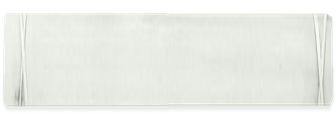
#> input picture mods/ink-chrome/art/bamboo-v17-112.png, 336 x 120 px, given in place of D2-generated-original.png, which was not available
$ python trace_generated_ink.py
#> lines starting #> are read from the running program, lines starting #| are printed output that depends on the picture; after the words box and inside, x2 and y2 are one past the last pixel; in counts of white or black regions, pixels touching at a corner belong together
"""Extract actual generated art; trace grey washes into real SVG paths."""
from pathlib import Path
import sys,json,re,subprocess
import numpy as np
from scipy import ndimage
from PIL import Image,ImageFont,ImageDraw
R=Path(__file__).resolve().parents[1];D=R/'candidates/ink-generation-D-F';sys.path.insert(0,str(R/'.image-tools'))
import vtracer
outputs={}
for name,source in [('D','D2'),('F','F')]:
 original=Image.open(D/f'{source}-generated-original.png').convert('RGB')
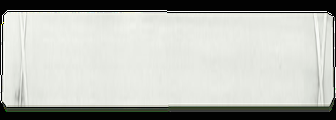
#> original: PIL image 336x120 RGB; mean R, G, B 182.8, 184.8, 179.4
 if name=='D':original=original.crop((325,85,675,365))
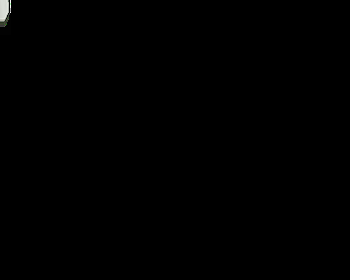
#> original: PIL image 350x280 RGB; mean R, G, B 0.4, 0.4, 0.4
 rgb=np.asarray(original,dtype=float);lum=rgb.mean(2)
 red=(rgb[:,:,0]>rgb[:,:,1]*1.35)&(rgb[:,:,0]>rgb[:,:,2]*1.35)
#> red: shape (280, 350) bool; every value is 0
 ink=(lum<247)&~red
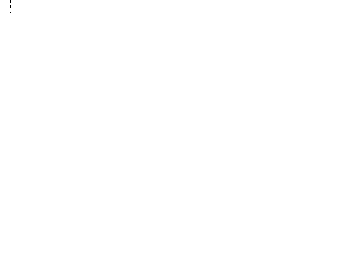
#> ink: shape (280, 350) bool; 100% white; black in thin lines or dots, all inside (x1, y1, x2, y2) = (10, 0, 11, 13)
 if name=='F':ink[:,640:]=False  # exclude the model-generated decorative stamp, outside the feather
 labels,count=ndimage.label(ink);sizes=np.bincount(labels.ravel());keep=sizes>=12;keep[0]=False;ink=keep[labels]
#> after `labels, count = ndimage.label(ink)`: count = 1
#> after `sizes = np.bincount(labels.ravel())`: sizes = [7, 97993]
#> after `keep = sizes >= 12`: keep = [False, True]
 alpha=np.clip((255-lum)/225*255,0,255);alpha[~ink]=0
#> after `alpha[~ink] = 0`:
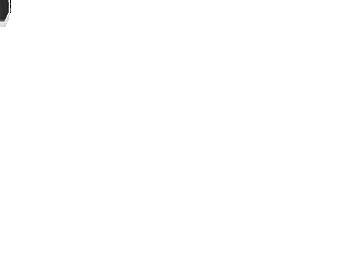
#> alpha: shape (280, 350) float64; min 0, max 255, mean 254.6
 rgba=np.zeros((*lum.shape,4),dtype='uint8');rgba[:,:,:3]=[30,37,30];rgba[:,:,3]=alpha.astype('uint8')
#> after `rgba[:, :, 3] = alpha.astype('uint8')`:
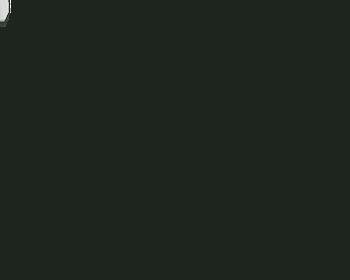
#> rgba: shape (280, 350, 4); mean of channels 0, 1, 2, 3 30, 37, 30, 254.6; transparent parts drawn white
 clean=Image.fromarray(rgba);bbox=clean.getbbox();clean=clean.crop(bbox)
#> after `bbox = clean.getbbox()`: bbox = (0, 0, 350, 280)
 padded=Image.new('RGBA',(clean.width+32,clean.height+32));padded.alpha_composite(clean,(16,16));padded.save(D/f'{name}-ink-transparent.png')
#> after `padded = Image.new('RGBA', (clean.width + 32, clean.height + 32))`: padded: PIL image 382x312 RGBA; every value is 0
#> after `padded.alpha_composite(clean, (16, 16))`:
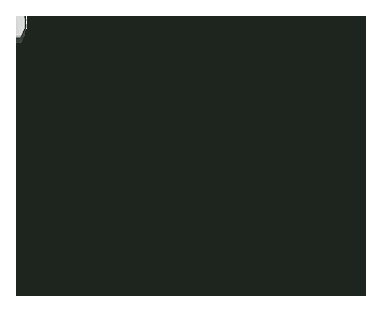
#> padded: PIL image 382x312 RGBA; mean R, G, B, A 24.7, 30.4, 24.7, 209.3; transparent parts drawn white
 # Keep RGB grey washes for the tracer, with a genuinely transparent outside.
 trace=np.array(original.convert('RGBA'));trace[:,:,:3]=np.repeat(lum.astype('uint8')[:,:,None],3,axis=2);trace[:,:,3]=np.where(ink,255,0).astype('uint8')
#> after `trace[:, :, :3] = np.repeat(lum.astype('uint8')[:, :, None], 3, axis=2`: trace: shape (280, 350, 4); mean R, G, B, A 0.4, 0.4, 0.4, 255
#> after `trace[:, :, 3] = np.where(ink, 255, 0).astype('uint8')`: trace: shape (280, 350, 4); mean R, G, B, A 0.4, 0.4, 0.4, 255
 trace=Image.fromarray(trace).crop(bbox);canvas=Image.new('RGBA',padded.size);canvas.alpha_composite(trace,(16,16))
#> after `canvas.alpha_composite(trace, (16, 16))`:
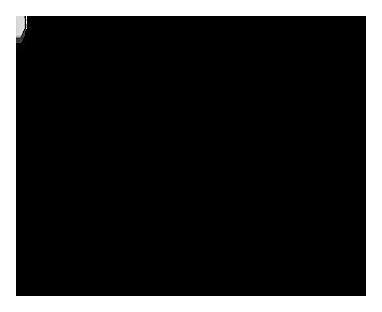
#> canvas: PIL image 382x312 RGBA; mean R, G, B, A 0.3, 0.3, 0.3, 209.7; transparent parts drawn white
 canvas.save(D/f'{name}-tracer-input.png')
#> (the run stopped early here; a loop or call above may not have finished)
